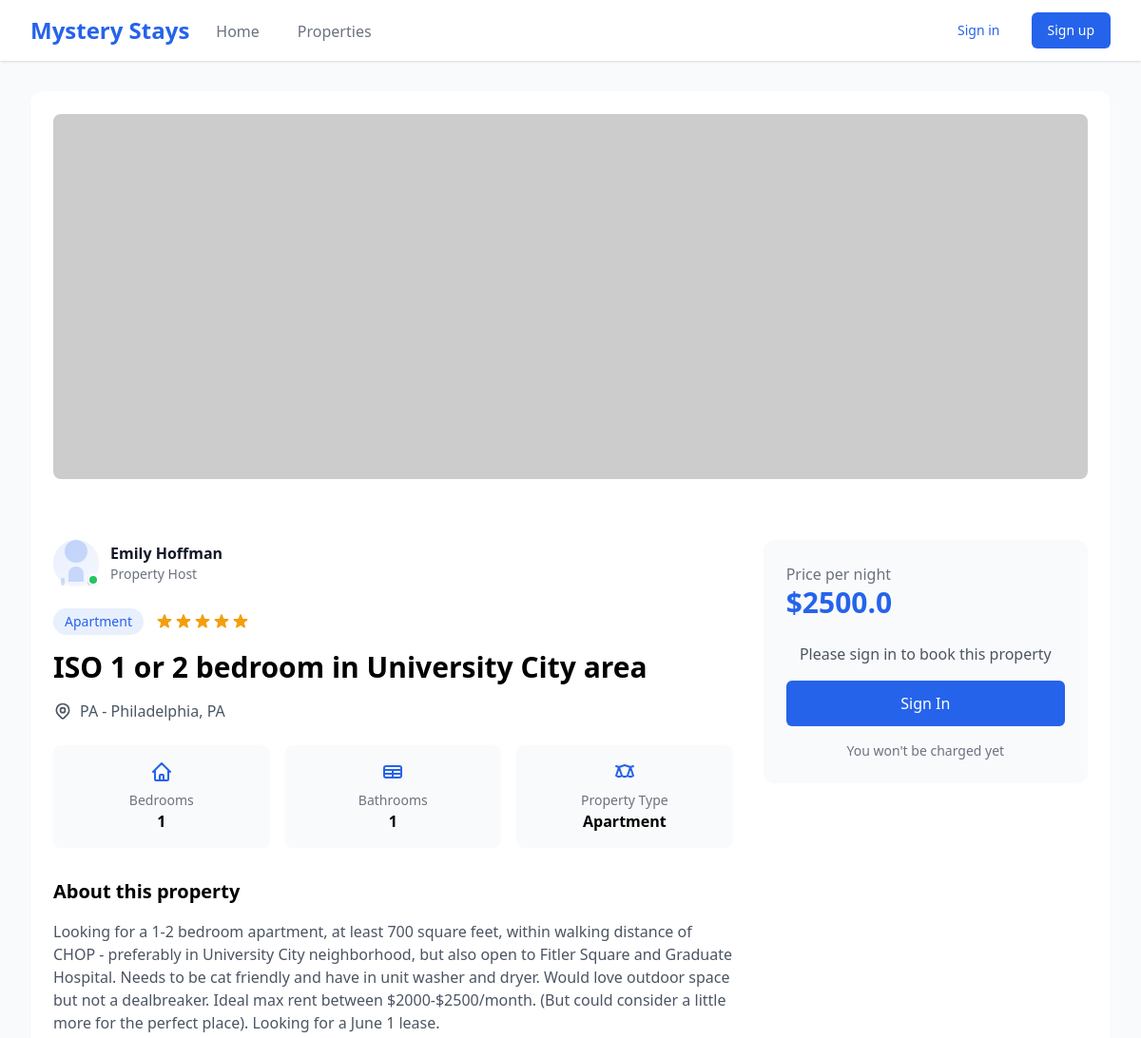
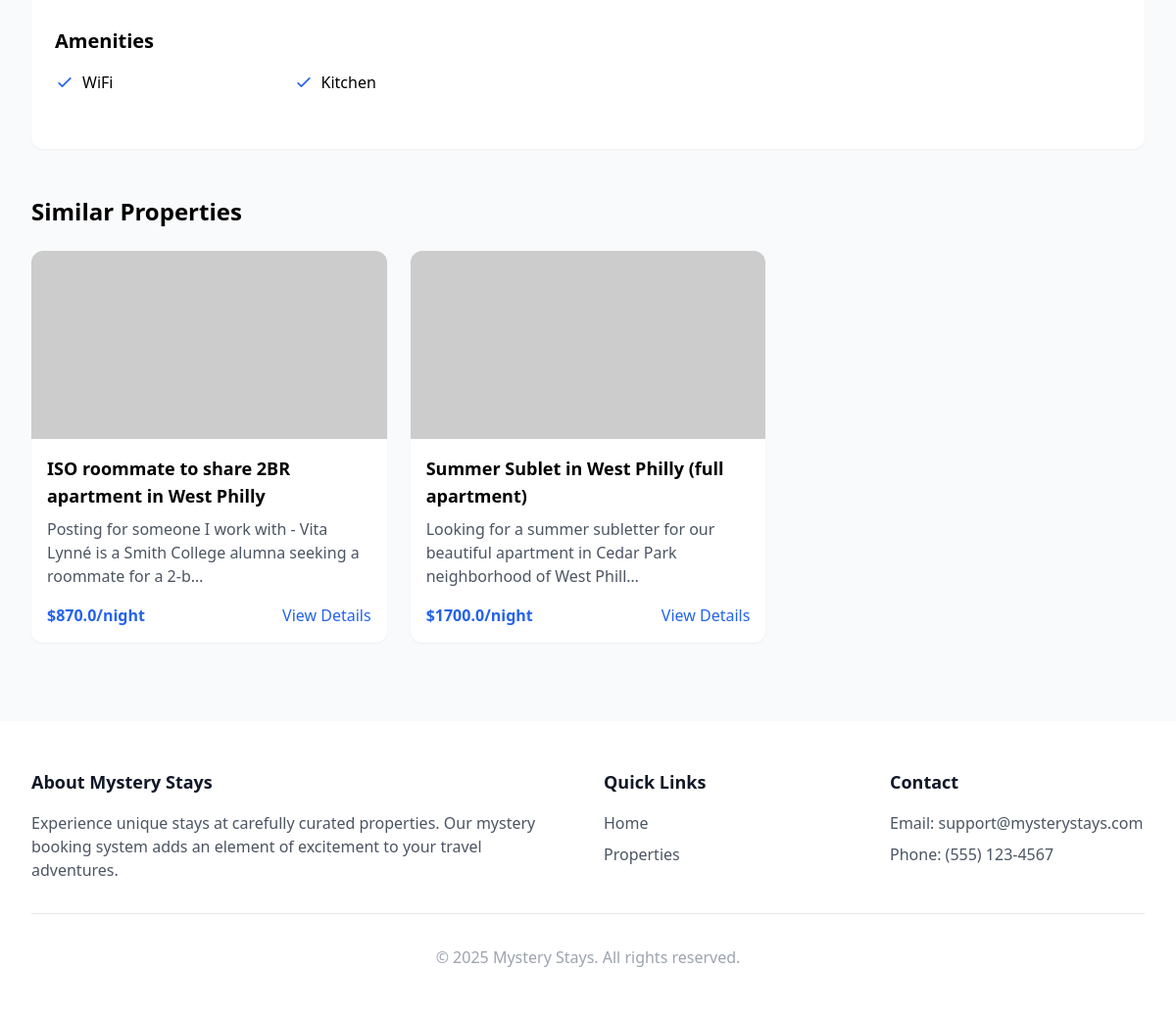
The app's page /properties/42/ with its own data (2 pictures, top to bottom).
### listings/models.py (models this page shows, shortened)
class Property(models.Model):
    PROPERTY_TYPE_CHOICES = (
        ('APARTMENT', 'Apartment'),
        ('HOUSE', 'House'),
        ('CONDO', 'Condo'),
        ('TOWNHOUSE', 'Townhouse'),
    )
    SOURCE_CHOICES = (
        ('AIRBNB', 'Airbnb'),
        ('OTHER', 'Other'),
    )
    listing_id = models.CharField(max_length=50, unique=True, blank=True, null=True)  # Added for scraper
    title = models.CharField(max_length=255)
    description = models.TextField(blank=True, null=True)
    landlord = models.ForeignKey(Landlord, on_delete=models.SET_NULL, null=True, blank=True)
    location = models.ForeignKey(Location, on_delete=models.CASCADE)
    property_type = models.CharField(max_length=50, choices=PROPERTY_TYPE_CHOICES, default='APARTMENT')
    bedrooms = models.PositiveIntegerField(default=1)
    bathrooms = models.PositiveIntegerField(default=1)
    rent_amount = models.FloatField()
    rating = models.FloatField(blank=True, null=True)
    is_available = models.BooleanField(default=True)
    source = models.CharField(max_length=50, choices=SOURCE_CHOICES, default='AIRBNB')
    voucher_types = models.ManyToManyField(VoucherType, blank=True)
    date_posted = models.DateTimeField(auto_now_add=True)
    created_at = models.DateTimeField(auto_now_add=True)
    updated_at = models.DateTimeField(auto_now=True)
    is_outdated = models.BooleanField(default=False)

class Landlord(models.Model):
    name = models.CharField(max_length=100)
    email = models.EmailField(blank=True, null=True)
    phone = models.CharField(max_length=20, blank=True, null=True)
    voucher_friendly = models.BooleanField(default=False)
    created_at = models.DateTimeField(auto_now_add=True)
    updated_at = models.DateTimeField(auto_now=True)

class Location(models.Model):
    address = models.CharField(max_length=255, blank=True, null=True)
    city = models.CharField(max_length=100)
    state = models.CharField(max_length=100)
    country = models.CharField(max_length=100)
    zip_code = models.CharField(max_length=20, blank=True, null=True)

class PropertyAmenity(models.Model):
    property = models.ForeignKey(Property, on_delete=models.CASCADE, related_name='property_amenities')
    amenity = models.ForeignKey(Amenity, on_delete=models.CASCADE)
    created_at = models.DateTimeField(auto_now_add=True)
    updated_at = models.DateTimeField(auto_now=True)

class Amenity(models.Model):
    name = models.CharField(max_length=100)

### listings/views.py (the view)
# urls.py: path('properties/<int:pk>/', property_detail, name='property_detail'),
def property_detail(request, pk):
    property = get_object_or_404(Property, pk=pk)
    similar_properties = Property.objects.filter(
        location=property.location,
        is_available=True
    ).exclude(pk=property.pk)[:3]
    return render(request, 'listings/property_detail.html', {
        'property': property,
        'similar_properties': similar_properties
    })

### listings/templates/listings/property_detail.html (shortened to what this page needs)
{% extends "listings/base.html" %}
{% block page_content %}
<div class="bg-white rounded-xl shadow-sm overflow-hidden">
    <div class="relative">
        <div class="grid grid-cols-1 md:grid-cols-2 gap-4 p-6">
            <div class="md:col-span-2 h-96">
                <img id="mainImage" src="{{ property.images.first.image_url|default:'https://via.placeholder.com/800x600' }}" alt="{{ property.title }}" class="w-full h-full object-cover rounded-lg">
            </div>
        </div>
    </div>
    <div class="grid grid-cols-1 lg:grid-cols-3 gap-8 p-6">
        <div class="lg:col-span-2">
            <div class="flex items-center gap-3 mb-6">
                <div class="relative">
                    <div class="w-12 h-12 rounded-full bg-gradient-to-br from-primary/10 to-primary/5 flex items-center justify-center shadow-sm">
                        <div class="relative">
                            <div class="w-6 h-6 rounded-full bg-primary/20 mx-auto"></div>
                            <div class="w-4 h-4 bg-primary/20 rounded-t-full mx-auto mt-1"></div>
                            <div class="flex justify-between w-8 mx-auto -mt-1">
                                <div class="w-1 h-2 bg-primary/20 rounded-full"></div>
                            </div>
                        </div>
                    </div>
                    <div class="absolute bottom-0 right-0 w-3 h-3 bg-green-500 rounded-full border-2 border-white shadow-sm"></div>
                </div>
                <div>
                    <h3 class="font-semibold text-gray-900">{{ property.landlord.name }}</h3>
                    <p class="text-sm text-gray-500">Property Host</p>
                </div>
            </div>
            <div class="flex flex-wrap items-center gap-3 mb-4">
                <span class="bg-primary bg-opacity-10 text-primary py-1 px-3 rounded-full text-sm font-medium">
                    {{ property.get_property_type_display }}
                </span>
                <div class="flex items-center text-amber-500">
                </div>
            </div>
            <h1 class="text-3xl font-bold mb-4">{{ property.title }}</h1>
            <div class="flex items-center text-gray-600 mb-6">
                {{ property.location.city }}, {{ property.location.state }}
            </div>
            <div class="grid grid-cols-3 gap-4 mb-8">
                <div class="text-center p-4 bg-gray-50 rounded-lg">
                    <span class="block text-sm text-gray-500">Bedrooms</span>
                    <span class="block font-semibold">{{ property.bedrooms }}</span>
                </div>
                <div class="text-center p-4 bg-gray-50 rounded-lg">
                    <svg class="w-6 h-6 text-primary mx-auto mb-2" fill="none" stroke="currentColor" viewBox="0 0 24 24">
                        <path stroke-linecap="round" stroke-linejoin="round" stroke-width="2" d="M3 10h18M3 14h18m-9-4v8m-7 0h14a2 2 0 002-2V8a2 2 0 00-2-2H5a2 2 0 00-2 2v8a2 2 0 002 2z"></path>
                    </svg>
                    <span class="block text-sm text-gray-500">Bathrooms</span>
                    <span class="block font-semibold">{{ property.bathrooms }}</span>
                </div>
                <div class="text-center p-4 bg-gray-50 rounded-lg">
                    <span class="block text-sm text-gray-500">Property Type</span>
                    <span class="block font-semibold">{{ property.get_property_type_display }}</span>
                </div>
            </div>
            <div class="prose max-w-none mb-8">
                <h2 class="text-xl font-semibold mb-4">About this property</h2>
                <p class="text-gray-600">{{ property.description }}</p>
            </div>
            {% if property.property_amenities.exists %}
                <div class="mb-8">
                    <h2 class="text-xl font-semibold mb-4">Amenities</h2>
                    <div class="grid grid-cols-2 md:grid-cols-3 gap-4">
                        {% for amenity in property.property_amenities.all %}
                            <div class="flex items-center">
                                <svg class="w-5 h-5 text-primary mr-2" fill="none" stroke="currentColor" viewBox="0 0 24 24">
                                    <path stroke-linecap="round" stroke-linejoin="round" stroke-width="2" d="M5 13l4 4L19 7"></path>
                                </svg>
                                <span>{{ amenity.amenity.name }}</span>
                            </div>
                        {% endfor %}
                    </div>
                </div>
            {% endif %}
        </div>
        <div class="lg:col-span-1">
            <div class="bg-gray-50 p-6 rounded-xl sticky top-8">
                <div class="mb-6">
                    <span class="block text-gray-500">Price per night</span>
                    <span class="text-3xl font-bold text-primary">${{ property.rent_amount }}</span>
                </div>
                {% if user.is_authenticated %}
                    <form hx-post="{% url 'book_property' property.pk %}" hx-target="#booking-response" class="space-y-4">
                        {% csrf_token %}
                        <div>
                            <label for="dates" class="block text-sm font-medium text-gray-700 mb-1">Select Dates</label>
                            <input type="text" id="dates" name="dates" required placeholder="Check-in — Check-out" class="w-full rounded-md border-gray-300 focus:border-primary focus:ring focus:ring-primary focus:ring-opacity-50">
                        </div>
                        <div>
                            <label for="guests" class="block text-sm font-medium text-gray-700 mb-1">Number of Guests</label>
                            <select id="guests" name="guests" required class="w-full rounded-md border-gray-300 focus:border-primary focus:ring focus:ring-primary focus:ring-opacity-50">
                                {% for i in "123456"|make_list %}
                                    <option value="{{ i }}">{{ i }} guest{{ i|pluralize }}</option>
                                {% endfor %}
                            </select>
                        </div>
                        <button type="submit" class="w-full bg-primary text-white py-3 rounded-md hover:bg-primary-dark transition-colors">
                            Book Now
                        </button>
                    </form>
                    <div id="booking-response" class="mt-4"></div>
                {% else %}
                    <div class="text-center">
                        <p class="text-gray-600 mb-4">Please sign in to book this property</p>
                        <a href="{% url 'login' %}?next={{ request.path }}" class="w-full bg-primary text-white py-3 rounded-md hover:bg-primary-dark transition-colors inline-block">
                            Sign In
                        </a>
                    </div>
                {% endif %}
                <p class="text-sm text-gray-500 text-center mt-4">
                    You won't be charged yet
                </p>
            </div>
        </div>
    </div>
</div>
{% if similar_properties %}
    <section class="mt-12">
        <h2 class="text-2xl font-bold mb-6">Similar Properties</h2>
        <div class="grid grid-cols-1 md:grid-cols-3 gap-6">
            {% for similar in similar_properties %}
                <div class="bg-white rounded-xl overflow-hidden shadow-sm hover:shadow-md transition-shadow">
                    <img src="{{ similar.images.first.image_url|default:'https://via.placeholder.com/300x200' }}" alt="{{ similar.title }}" class="w-full h-48 object-cover">
                    <div class="p-4">
                        <h3 class="text-lg font-semibold mb-2">{{ similar.title }}</h3>
                        <p class="text-gray-600 mb-4">{{ similar.description|truncatechars:100 }}</p>
                        <div class="flex items-center justify-between">
                            <span class="text-primary font-bold">${{ similar.rent_amount }}/night</span>
                            <a href="{% url 'property_detail' similar.pk %}" class="text-primary hover:text-primary-dark">View Details</a>
                        </div>
                    </div>
                </div>
            {% endfor %}
        </div>
    </section>
{% endif %}
{% endblock %}

### records on screen
Property: landlord.name "Emily Hoffman", property_type "Apartment", rating 5 (drawn), title "ISO 1 or 2 bedroom in University City area", location.city "PA - Philadelphia", location.state "PA", bedrooms "1", bathrooms "1", description "Looking for a 1-2 bedroom apartment, at least 700 square feet, within walking distance of CHOP - preferably in University City neighborhood, but also open to Fitler Square and Graduate Hospital. Needs to be cat friendly and have in unit washer and dryer. Would love outdoor space but not a dealbreaker. Ideal max rent between $2000-$2500/month. (But could consider a little more for the perfect place). Looking for a June 1 lease.", rent_amount "2500.0"
PropertyAmenity: amenity.name "WiFi"
PropertyAmenity: amenity.name "Kitchen"
Property: title "ISO roommate to share 2BR apartment in West Philly", description "Posting for someone I work with - Vita Lynné is a Smith College alumna seeking a roommate for a 2-b…", rent_amount "870.0"
Property: title "Summer Sublet in West Philly (full apartment)", description "Looking for a summer subletter for our beautiful apartment in Cedar Park neighborhood of West Phill…", rent_amount "1700.0"
